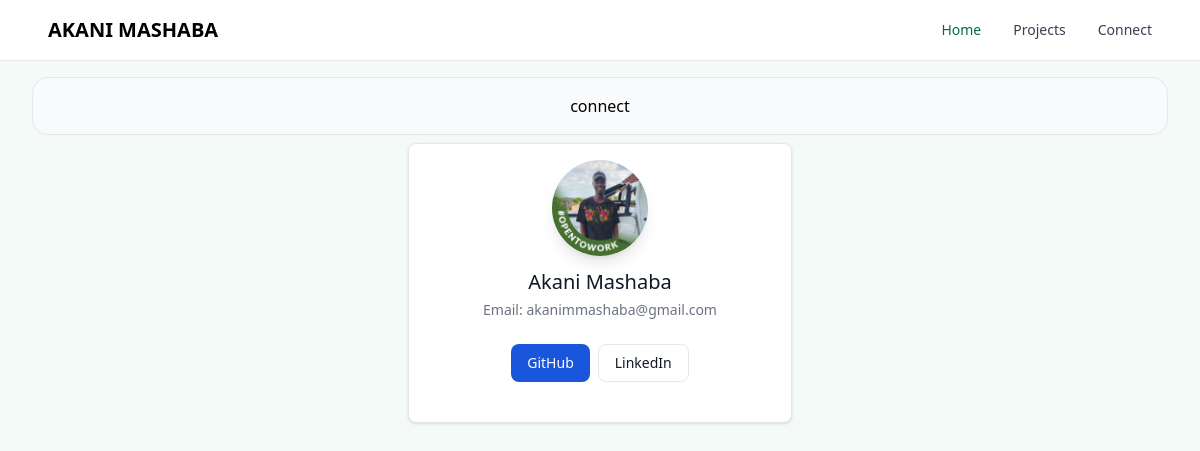
Page /connect/ on the committed database.
### portfolio/models.py (models this page shows, shortened)
class Resume(models.Model):
    full_name = models.CharField(max_length=100)
    self_image = models.ImageField(upload_to='images/', null=True, blank=True)
    summary = models.TextField()
    github = models.URLField()
    linkedin = models.URLField()
    email = models.EmailField()
    number = models.CharField(max_length=20)

### portfolio/views.py (the view)
# urls.py: path('connect/', connect, name='connect')
def connect(request):
    resume = Resume.objects.first()
    return render(request, 'connect.html',{'resume': resume})

### templates/connect.html
{% extends "_base.html" %}
{% block content %}
<div class="flex flex-col gap-2">
    <div class="bg-gray-50 border border-gray-200 rounded-2xl py-4 flex justify-center">
        connect
    </div>
    <div class="flex justify-center">
        <div class="w-full max-w-sm bg-white border border-gray-200 rounded-lg shadow dark:bg-gray-800 dark:border-gray-700">
            <div class="flex flex-col items-center pb-10 pt-4">
                {% if resume.self_image %}
                <img class="w-24 h-24 mb-3 rounded-full shadow-lg" src="{{ resume.self_image.url }}" alt="Bonnie image"/>
                {% endif %}
                <h5 class="mb-1 text-xl font-medium text-gray-900 dark:text-white">{{ resume.full_name }}</h5>
                <span class="text-sm text-gray-500 dark:text-gray-400">Email: {{ resume.email }}</span>
                <div class="flex mt-4 md:mt-6">
                    <a href="{{ resume.github }}"  target="_blank" class="inline-flex items-center px-4 py-2 text-sm font-medium text-center text-white bg-blue-700 rounded-lg hover:bg-blue-800 focus:ring-4 focus:outline-none focus:ring-blue-300 dark:bg-blue-600 dark:hover:bg-blue-700 dark:focus:ring-blue-800">GitHub</a>
                    <a href="{{ resume.linkedin }}"  target="_blank" class="py-2 px-4 ms-2 text-sm font-medium text-gray-900 focus:outline-none bg-white rounded-lg border border-gray-200 hover:bg-gray-100 hover:text-blue-700 focus:z-10 focus:ring-4 focus:ring-gray-100 dark:focus:ring-gray-700 dark:bg-gray-800 dark:text-gray-400 dark:border-gray-600 dark:hover:text-white dark:hover:bg-gray-700">LinkedIn</a>
                </div>
            </div>
        </div>
    </div>
</div>
</div>
{% endblock content %}

### templates/_base.html (shortened to what this page needs)
{% load static %}
<!DOCTYPE html>
<html lang="en">
<head>
    <link rel="stylesheet" href="{% static 'core/output.css' %}">
</head>
<body class="bg-green-50">
    <nav class="bg-white border-gray-200 px-2 sm:px-4 py-4 border-b">
        <div class="max-w-7xl px-2 sm:px-6 lg:px-8 flex flex-wrap items-center justify-between mx-auto">
          <a href="{{ .Site.Params.homepage }}/" class="flex items-center">
              <span class="self-center text-xl font-semibold whitespace-nowrap dark:text-white">AKANI MASHABA</span>
          </a>
          <div class="hidden w-full md:block md:w-auto" id="mobile-menu">
            <ul class="flex flex-col mt-4 md:flex-row md:space-x-8 md:mt-0 md:text-sm md:font-medium">
              <li>
                <a href="#" class="block py-2 pl-3 pr-4 text-white bg-green-700 rounded md:bg-transparent md:text-green-700 md:p-0 dark:text-white" aria-current="page">Home</a>
              </li>
              <li>
                <a href="{% url 'projects' %}" class="block py-2 pl-3 pr-4 text-gray-700 border-b border-gray-100 hover:bg-gray-50 md:hover:bg-transparent md:border-0 md:hover:text-green-700 md:p-0 dark:text-gray-400 md:dark:hover:text-white dark:hover:bg-gray-700 dark:hover:text-white md:dark:hover:bg-transparent dark:border-gray-700 capitalize"> projects</a>
              </li>
              <li>
                <a href="{% url 'connect' %}" class="block py-2 pl-3 pr-4 text-gray-700 hover:bg-gray-50 md:hover:bg-transparent md:border-0 md:hover:text-green-700 md:p-0 dark:text-gray-400 md:dark:hover:text-white dark:hover:bg-gray-700 dark:hover:text-white md:dark:hover:bg-transparent capitalize">connect</a>
              </li>
            </ul>
          </div>
        </div>
      </nav>
    <div class="mt-4 mx-auto max-w-7xl px-2 sm:px-6 lg:px-8">
        {% block content %}
        {% endblock content %}
</body>
</html>

### rows in the picture
Resume: self_image (picture), full_name "Akani Mashaba", email "akanimmashaba@gmail.com"
